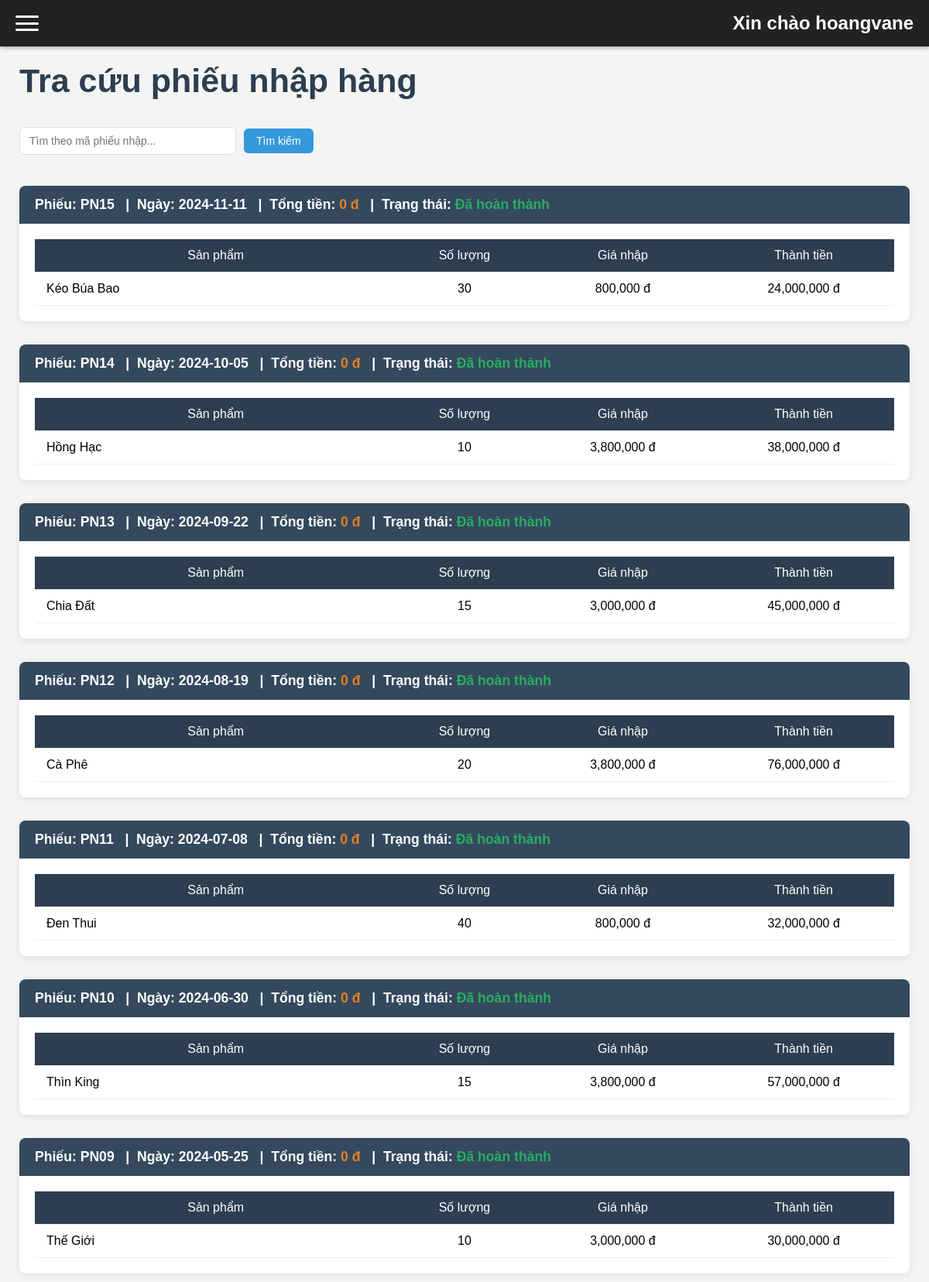
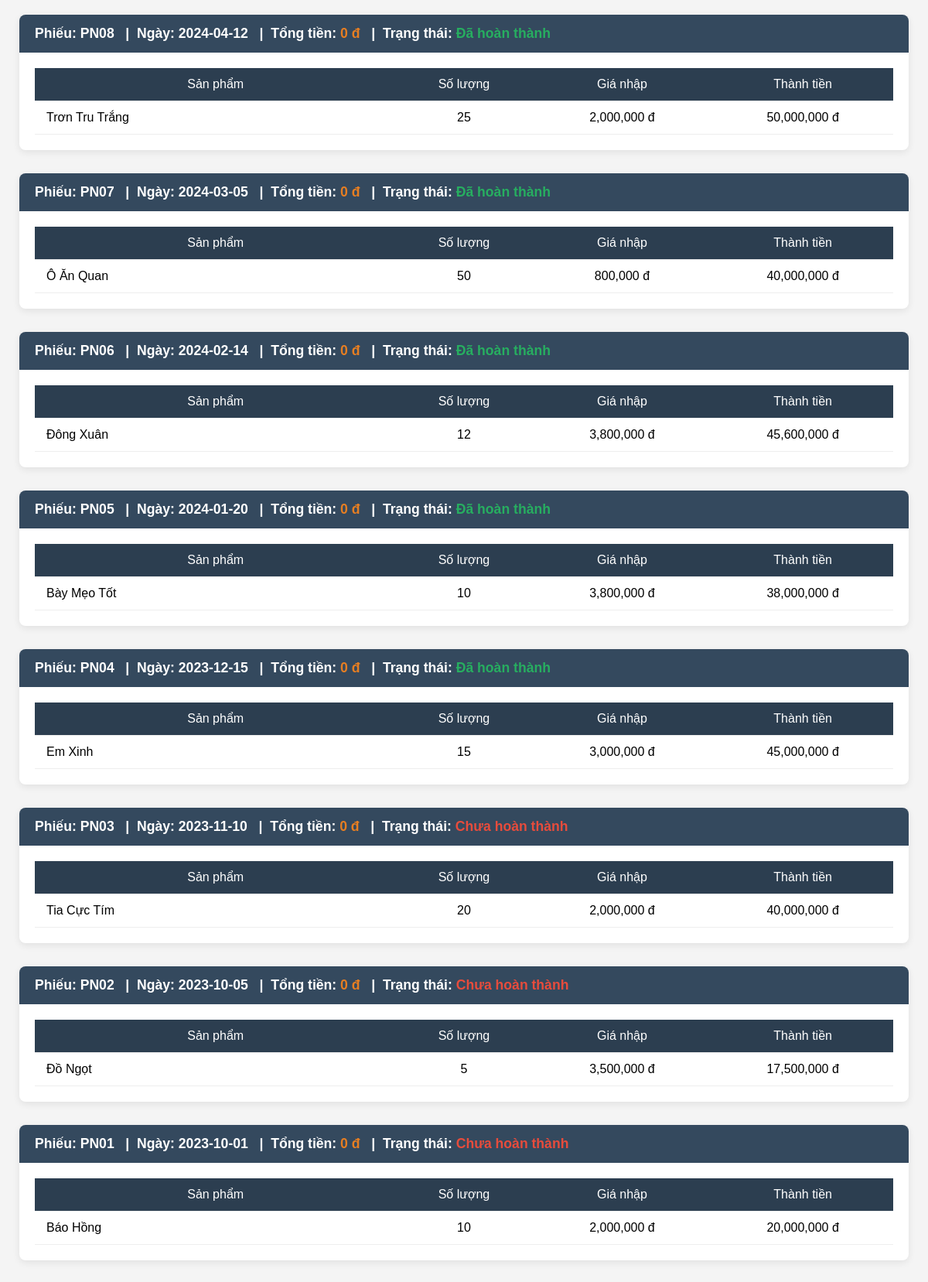
The page /admin.php?page=nhaphang_tracuu (signed in) on the database its author committed (2 pictures, top to bottom).
### tables this page shows
CREATE TABLE phieunhap(
    maphieunhap varchar(20) primary key not null,
    ngaynhap date default (current_date),
    tongtienpn float not null default 0 check (tongtienpn >=0),
    trangthaipn varchar(20) not null,
    maNCC varchar(20),
    foreign key(maNCC) references nhacungcap(maNCC)
);

CREATE TABLE chitietphieunhap(
    gianhap float not null check(gianhap>0),
    soluongnhap int not null check(soluongnhap>0),
    tongtien float generated always as(gianhap*soluongnhap) stored,
    masp int not null,
    maphieunhap varchar(20),
    foreign key (masp) references sanpham(masp),
    foreign key (maphieunhap) references phieunhap(maphieunhap)
);

CREATE TABLE sanpham(
    masp int auto_increment primary key not null,
    tensp varchar(225) not null,
    hientrang varchar(20) not null,
    donvitinh varchar(20) not null,
    motasp varchar(225) not null,
    soluongtontheolo int not null DEFAULT 0,
    hinhanh varchar(225) not null,
    phantramloinhuanmongmuon float not null check(phantramloinhuanmongmuon > 0),
    giabandexuat float not null check(giabandexuat > 0),
    maloai varchar(20),
    foreign key (maloai) references loai(maloai)
);

### nhaphang_tracuu.php (the view, shortened to what this page needs)
<?php
require_once 'db.php';
$timphieu = isset($_GET['timphieu']) ? mysqli_real_escape_string($conn, $_GET['timphieu']) : '';
$where = $timphieu ? "WHERE maphieunhap LIKE '%$timphieu%'" : "";
$result = mysqli_query($conn, "SELECT * FROM phieunhap $where ORDER BY ngaynhap DESC, maphieunhap DESC");
?>
<!DOCTYPE html>
<html lang="vi">
<head>
</head>
<body>
    <h1>Tra cứu phiếu nhập hàng</h1>
    <div class="search-form">
        <form method="get" action="admin.php" style="display: flex; align-items: center; gap: 10px; flex-wrap: wrap;">
            <input type="text" name="timphieu"
                   placeholder="Tìm theo mã phiếu nhập..."
                   value="<?= htmlspecialchars($timphieu ?? '') ?>"
                   style="min-width: 280px;">
            <button type="submit" class="btn btn-primary">Tìm kiếm</button>
        </form>
    </div>
    <?php while ($pn = mysqli_fetch_assoc($result)):
        $is_editable = ($pn['trangthaipn'] === 'Chưa hoàn thành');
    ?>
    <div class="card">
        <div class="card-header">
            <div>
                <strong>Phiếu:</strong> <?= htmlspecialchars($pn['maphieunhap']) ?>
                  |  <strong>Ngày:</strong> <?= $pn['ngaynhap'] ?? '—' ?>
                  |  <strong>Tổng tiền:</strong> <span class="total"><?= number_format($pn['tongtienpn']) ?> đ</span>
                  |  Trạng thái:
                <span class="<?= $is_editable ? 'status-pending' : 'status-done' ?>">
                    <?= htmlspecialchars($pn['trangthaipn']) ?>
                </span>
            </div>
        </div>
        <div style="padding: 20px;">
            <table>
                <thead>
                <tr>
                    <th style="width:40%">Sản phẩm</th>
                    <th style="width:15%">Số lượng</th>
                    <th style="width:20%">Giá nhập</th>
                    <th style="width:20%">Thành tiền</th>
                </tr>
                </thead>
                <tbody>
                <?php
                $ct_sql = "SELECT c.*, s.tensp
                           FROM chitietphieunhap c
                           JOIN sanpham s ON c.masp = s.masp
                           WHERE c.maphieunhap = '{$pn['maphieunhap']}'";
                $ct_result = mysqli_query($conn, $ct_sql);
                while ($ct = mysqli_fetch_assoc($ct_result)):
                    $thanhtien = $ct['soluongnhap'] * $ct['gianhap'];
                ?>
                <tr>
                    <td class="text-left"><?= htmlspecialchars($ct['tensp']) ?></td>
                    <td><?= number_format($ct['soluongnhap']) ?></td>
                    <td><?= number_format($ct['gianhap']) ?> đ</td>
                    <td><?= number_format($thanhtien) ?> đ</td>
                </tr>
                <?php endwhile; ?>
                </tbody>
            </table>
        </div>
    </div>
    <?php endwhile; ?>
</body>
</html>

### admin.php (style rules this page uses)
* { margin: 0; padding: 0; box-sizing: border-box; }
body { font-family: Arial, sans-serif; background: #f4f4f4; min-height: 100vh; }

### nhaphang_tracuu.php (style rules this page uses)
body { font-family: Arial, sans-serif; background: #f4f4f4; min-height: 100vh; }
.card { background: white; border-radius: 8px; box-shadow: 0 3px 10px rgba(0,0,0,0.08); margin-bottom: 30px; overflow: hidden; }
.card-header { background: #34495e; color: white; padding: 14px 20px; font-size: 1.1em; font-weight: 600; display: flex; justify-content: space-between; align-items: center; flex-wrap: wrap; gap: 15px; }
.status-done { color: #27ae60; font-weight: bold; }
.status-pending { color: #e74c3c; font-weight: bold; }
.btn { padding: 8px 16px; border: none; border-radius: 6px; cursor: pointer; font-size: 14px; transition: all 0.2s; text-decoration: none; display: inline-block; }
.btn-primary { background: #3498db; color: white; }
form { margin: 15px 0; }
input, select { padding: 9px 12px; border: 1px solid #ddd; border-radius: 6px; font-size: 14px; }
table { width: 100%; border-collapse: collapse; background: white; }
th, td { padding: 12px 15px; text-align: center; border-bottom: 1px solid #eee; }
th { background: #2c3e50; color: white; font-weight: 500; }
td.text-left { text-align: left; }
.total { font-weight: bold; color: #e67e22; }
.search-form { display: flex; align-items: center; gap: 10px; flex-wrap: wrap; margin-bottom: 25px; }
h1 { color: #2c3e50; margin-bottom: 20px; font-weight: bold; font-size: 43px; }

### rows shown on the page
phieunhap: maphieunhap "PN15", ngaynhap "2024-11-11", tongtienpn "0", trangthaipn "Đã hoàn thành"
chitietphieunhap: masp.tensp "Kéo Búa Bao", soluongnhap "30", gianhap "800,000", thanhtien "24,000,000"
phieunhap: maphieunhap "PN14", ngaynhap "2024-10-05", tongtienpn "0", trangthaipn "Đã hoàn thành"
chitietphieunhap: masp.tensp "Hồng Hạc", soluongnhap "10", gianhap "3,800,000", thanhtien "38,000,000"
phieunhap: maphieunhap "PN13", ngaynhap "2024-09-22", tongtienpn "0", trangthaipn "Đã hoàn thành"
chitietphieunhap: masp.tensp "Chia Đất", soluongnhap "15", gianhap "3,000,000", thanhtien "45,000,000"
phieunhap: maphieunhap "PN12", ngaynhap "2024-08-19", tongtienpn "0", trangthaipn "Đã hoàn thành"
chitietphieunhap: masp.tensp "Cà Phê", soluongnhap "20", gianhap "3,800,000", thanhtien "76,000,000"
phieunhap: maphieunhap "PN11", ngaynhap "2024-07-08", tongtienpn "0", trangthaipn "Đã hoàn thành"
chitietphieunhap: masp.tensp "Đen Thui", soluongnhap "40", gianhap "800,000", thanhtien "32,000,000"
phieunhap: maphieunhap "PN10", ngaynhap "2024-06-30", tongtienpn "0", trangthaipn "Đã hoàn thành"
chitietphieunhap: masp.tensp "Thìn King", soluongnhap "15", gianhap "3,800,000", thanhtien "57,000,000"
phieunhap: maphieunhap "PN09", ngaynhap "2024-05-25", tongtienpn "0", trangthaipn "Đã hoàn thành"
chitietphieunhap: masp.tensp "Thế Giới", soluongnhap "10", gianhap "3,000,000", thanhtien "30,000,000"
phieunhap: maphieunhap "PN08", ngaynhap "2024-04-12", tongtienpn "0", trangthaipn "Đã hoàn thành"
chitietphieunhap: masp.tensp "Trơn Tru Trắng", soluongnhap "25", gianhap "2,000,000", thanhtien "50,000,000"
phieunhap: maphieunhap "PN07", ngaynhap "2024-03-05", tongtienpn "0", trangthaipn "Đã hoàn thành"
chitietphieunhap: masp.tensp "Ô Ăn Quan", soluongnhap "50", gianhap "800,000", thanhtien "40,000,000"
phieunhap: maphieunhap "PN06", ngaynhap "2024-02-14", tongtienpn "0", trangthaipn "Đã hoàn thành"
chitietphieunhap: masp.tensp "Đông Xuân", soluongnhap "12", gianhap "3,800,000", thanhtien "45,600,000"
phieunhap: maphieunhap "PN05", ngaynhap "2024-01-20", tongtienpn "0", trangthaipn "Đã hoàn thành"
chitietphieunhap: masp.tensp "Bày Mẹo Tốt", soluongnhap "10", gianhap "3,800,000", thanhtien "38,000,000"
phieunhap: maphieunhap "PN04", ngaynhap "2023-12-15", tongtienpn "0", trangthaipn "Đã hoàn thành"
chitietphieunhap: masp.tensp "Em Xinh", soluongnhap "15", gianhap "3,000,000", thanhtien "45,000,000"
phieunhap: maphieunhap "PN03", ngaynhap "2023-11-10", tongtienpn "0", trangthaipn "Chưa hoàn thành"
chitietphieunhap: masp.tensp "Tia Cực Tím", soluongnhap "20", gianhap "2,000,000", thanhtien "40,000,000"
phieunhap: maphieunhap "PN02", ngaynhap "2023-10-05", tongtienpn "0", trangthaipn "Chưa hoàn thành"
chitietphieunhap: masp.tensp "Đồ Ngọt", soluongnhap "5", gianhap "3,500,000", thanhtien "17,500,000"
phieunhap: maphieunhap "PN01", ngaynhap "2023-10-01", tongtienpn "0", trangthaipn "Chưa hoàn thành"
chitietphieunhap: masp.tensp "Báo Hồng", soluongnhap "10", gianhap "2,000,000", thanhtien "20,000,000"

### other values the page prints
$_SESSION['admin'] "hoangvane"
